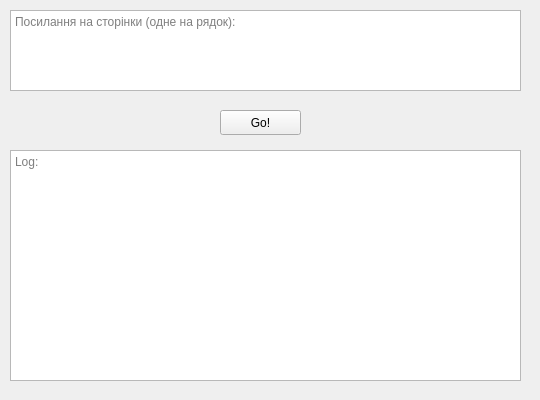
<?xml version="1.0" encoding="UTF-8"?>
<ui version="4.0">
 <class>MainWindow</class>
 <widget class="QMainWindow" name="MainWindow">
  <property name="enabled">
   <bool>true</bool>
  </property>
  <property name="geometry">
   <rect>
    <x>0</x>
    <y>0</y>
    <width>540</width>
    <height>400</height>
   </rect>
  </property>
  <property name="sizePolicy">
   <sizepolicy hsizetype="Preferred" vsizetype="Preferred">
    <horstretch>0</horstretch>
    <verstretch>0</verstretch>
   </sizepolicy>
  </property>
  <property name="minimumSize">
   <size>
    <width>540</width>
    <height>107</height>
   </size>
  </property>
  <property name="maximumSize">
   <size>
    <width>540</width>
    <height>400</height>
   </size>
  </property>
  <property name="windowTitle">
   <string>Parce links</string>
  </property>
  <widget class="QWidget" name="centralwidget">
   <widget class="QPushButton" name="pushButton">
    <property name="geometry">
     <rect>
      <x>220</x>
      <y>110</y>
      <width>81</width>
      <height>25</height>
     </rect>
    </property>
    <property name="font">
     <font>
      <pointsize>9</pointsize>
     </font>
    </property>
    <property name="text">
     <string>Go!</string>
    </property>
    <property name="flat">
     <bool>false</bool>
    </property>
   </widget>
   <widget class="QTextEdit" name="textEdit">
    <property name="geometry">
     <rect>
      <x>10</x>
      <y>10</y>
      <width>511</width>
      <height>81</height>
     </rect>
    </property>
    <property name="toolTip">
     <string/>
    </property>
    <property name="locale">
     <locale language="Ukrainian" country="Ukraine"/>
    </property>
    <property name="acceptRichText">
     <bool>false</bool>
    </property>
    <property name="placeholderText">
     <string>Посилання на сторінки (одне на рядок):</string>
    </property>
   </widget>
   <widget class="QTextEdit" name="logEdit">
    <property name="enabled">
     <bool>true</bool>
    </property>
    <property name="geometry">
     <rect>
      <x>10</x>
      <y>150</y>
      <width>511</width>
      <height>231</height>
     </rect>
    </property>
    <property name="toolTip">
     <string/>
    </property>
    <property name="locale">
     <locale language="Ukrainian" country="Ukraine"/>
    </property>
    <property name="acceptRichText">
     <bool>false</bool>
    </property>
    <property name="placeholderText">
     <string>Log:</string>
    </property>
   </widget>
  </widget>
 </widget>
 <resources/>
 <connections/>
</ui>
